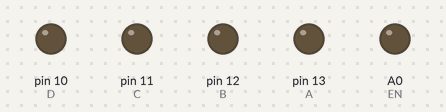
The sketch below on a simulated Arduino Uno, built with avr-gcc and run on an emulated ATmega328P. Shown: output pins drawn as LEDs (lit = HIGH).

Above: at 1.0 s.
At 3.5 s:
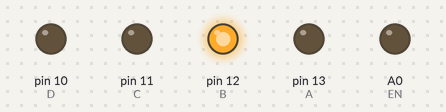
At 4.5 s:
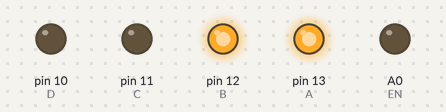
At 7.5 s:
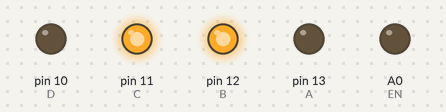
At 10.5 s:
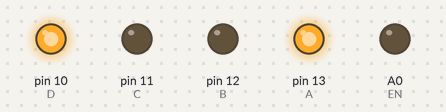
At 13.5 s:
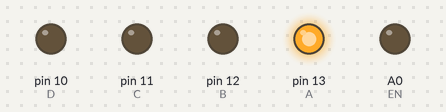
Timing chart, 0 to 14.3 s (numbered marks = the images above):
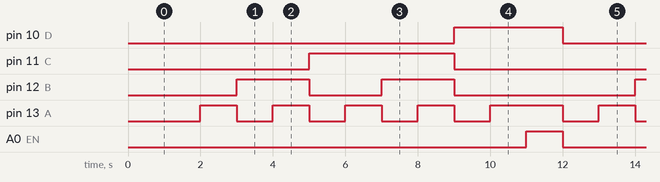

The sketch:

Nixie-Tester-Shield.ino
```cpp
// (licence header left out)
const int EN = A0;

const int A = 13;
const int B = 12;
const int C = 11;
const int D = 10;

int nixieTable[10][4] = {
  {0, 0, 0, 0}, // 0
  {0, 0, 0, 1}, // 1
  {0, 0, 1, 0}, // 2
  {0, 0, 1, 1}, // 3
  {0, 1, 0, 0}, // 4
  {0, 1, 0, 1}, // 5
  {0, 1, 1, 0}, // 6
  {0, 1, 1, 1}, // 7
  {1, 0, 0, 0}, // 8
  {1, 0, 0, 1}, // 9
};

void nixieWrite(int a, int b, int c, int d, int digit) {
      digitalWrite(d, nixieTable[digit][0]);
      digitalWrite(c, nixieTable[digit][1]);
      digitalWrite(b, nixieTable[digit][2]);
      digitalWrite(a, nixieTable[digit][3]);
}

void setup() {
  pinMode(EN, OUTPUT);
  pinMode(A, OUTPUT);
  pinMode(B, OUTPUT);
  pinMode(C, OUTPUT);
  pinMode(D, OUTPUT);
}

void loop() {
    delay (1000);
    digitalWrite(EN, LOW); // Turn the tube OFF

    for (int i = 0; i < 10; i++) {
      nixieWrite(A, B, C, D, i);
      delay (1000);
    }

   digitalWrite(EN, HIGH); // Turn the tube ON
}
```

Measured:
- by itself, pin 10 (D): alternates HIGH for 3.0 s and LOW for 8.0 s
- by itself, pin 11 (C): alternates HIGH for 4.0 s and LOW for 7.0 s
- by itself, pin 12 (B): repeats every 11.0 s: LOW 2.0 s, HIGH 2.0 s, LOW 5.0 s, HIGH 2.0 s
- by itself, pin 13 (A): repeats every 11.0 s: 3 × (LOW 1.0 s, HIGH 1.0 s), LOW 1.0 s, HIGH 2.0 s, LOW 1.0 s, HIGH 1.0 s
- by itself, A0 (EN): alternates HIGH for 1.0 s and LOW for 10.0 s
